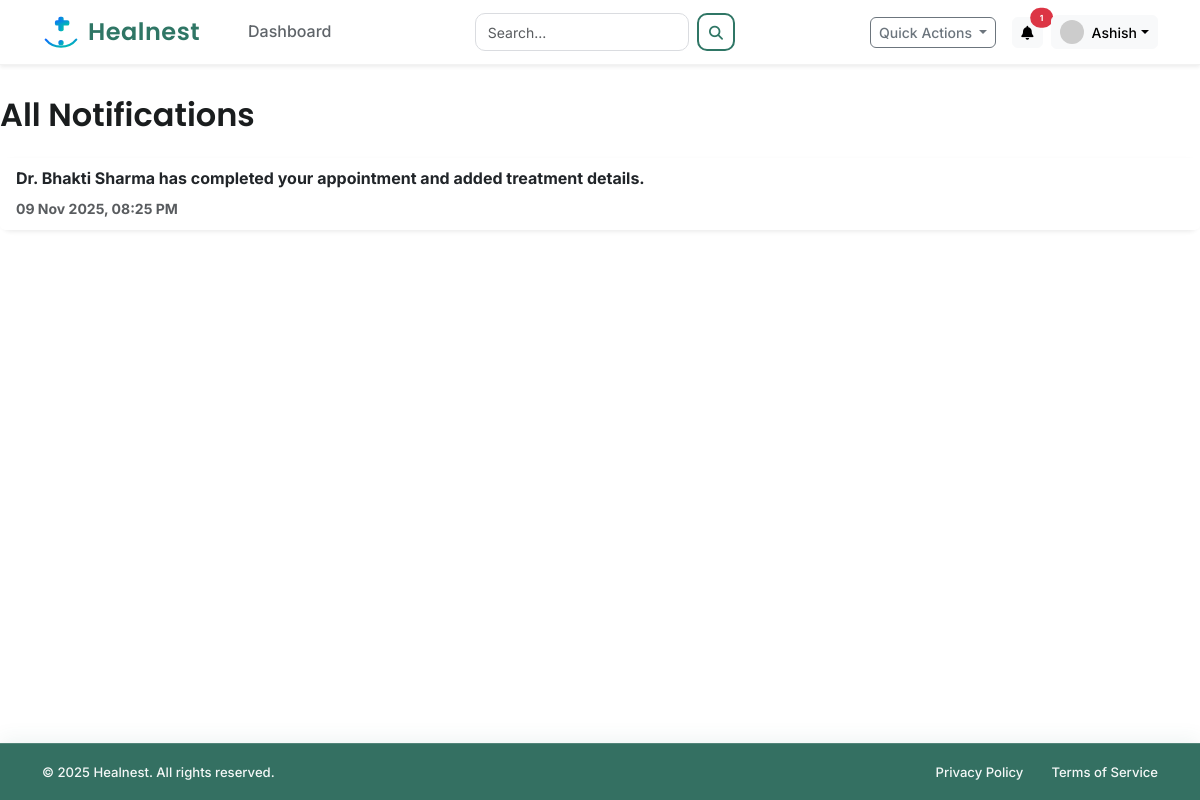
Page /notifications (signed in) on the earlier database version.
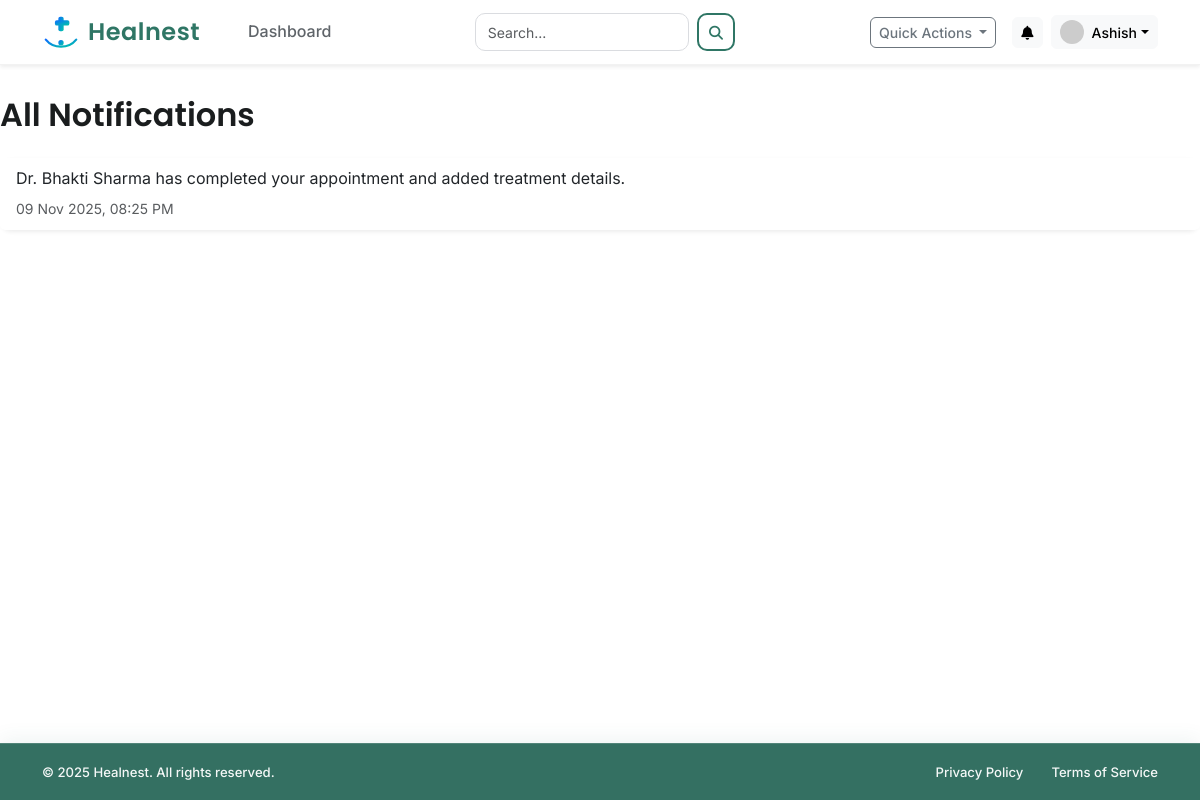
Same page on the later database version.
### app/models.py (models this page shows)
class PatientProfile(db.Model):
    __tablename__ = 'patient_profile'
    id = db.Column(db.Integer, primary_key=True)
    user_id = db.Column(db.Integer, db.ForeignKey('user.id'), nullable=False, unique=True)
    full_name = db.Column(db.String(100), nullable=False)
    date_of_birth = db.Column(db.Date)
    gender = db.Column(db.String(10))
    contact_number = db.Column(db.String(20))
    blood_group = db.Column(db.String(5))
    allergies = db.Column(db.Text)
    documents = db.relationship('MedicalDocument', backref='patient', lazy=True)

class Notification(db.Model):
    __tablename__ = 'notification'
    id = db.Column(db.Integer, primary_key=True)
    user_id = db.Column(db.Integer, db.ForeignKey('user.id'), nullable=False)
    message = db.Column(db.Text, nullable=False)
    is_read = db.Column(db.Boolean, default=False)
    created_at = db.Column(db.DateTime, default=datetime.utcnow)

### app/routes/main_routes.py (the view)
@main_bp.route('/notifications')
@login_required
def notifications():
    all_notifications = Notification.query.filter_by(user_id=current_user.id).order_by(Notification.created_at.desc()).all()
    for notification in current_user.notifications:
        notification.is_read = True
    db.session.commit()
    return render_template('notifications.html', title='My Notifications', notifications=all_notifications)

### app/templates/notifications.html
{% extends "layout.html" %}
{% block content %}
    <h2 class="mb-4">All Notifications</h2>
    <div class="card shadow-sm">
        <ul class="list-group list-group-flush">
            {% for notification in notifications %}
            <li class="list-group-item {% if not notification.is_read %}fw-bold{% endif %}">
                <p class="mb-1">{{ notification.message }}</p>
                <small class="text-muted">{{ notification.created_at.strftime('%d %b %Y, %I:%M %p') }}</small>
            </li>
            {% else %}
            <li class="list-group-item text-center text-muted">You have no notifications.</li>
            {% endfor %}
        </ul>
    </div>
{% endblock content %}

### app/templates/layout.html (shortened to what this page needs)
<!DOCTYPE html>
<html lang="en">
<head>
    <link href="https://cdn.jsdelivr.net/npm/bootstrap@5.3.3/dist/css/bootstrap.min.css" rel="stylesheet">
    <link rel="stylesheet" href="https://cdnjs.cloudflare.com/ajax/libs/font-awesome/6.5.2/css/all.min.css">
    <link rel="stylesheet" href="{{ url_for('static', filename='css/style.css') }}">
    <link rel="stylesheet" href="{{ url_for('static', filename='css/layout.css') }}">
</head>
<body id="page-top" class="{% if current_user.is_authenticated %}bg-dashboard{% else %}bg-light{% endif %}">
    <nav class="navbar navbar-expand-lg fixed-top bg-white shadow-sm py-2">
        <div class="container">
            <a class="navbar-brand d-flex align-items-center fw-semibold fs-4" href="{{ url_for('main.home') }}">
                <img src="{{ url_for('static', filename='brand/healnest-icon.svg') }}" width="38" height="38"
                    class="me-2">
                <span style="font-family: 'Poppins', sans-serif; font-weight:600; letter-spacing:0.5px;">
                    Healnest
                </span>
            </a>
            <div class="collapse navbar-collapse" id="navbarNavDropdown">
                <ul class="navbar-nav me-auto mb-2 mb-lg-0 ps-lg-4">
                    {% if not current_user.is_authenticated %}
                    <li class="nav-item"><a class="nav-link" href="{{ url_for('main.home') }}#services">Services</a>
                    </li>
                    <li class="nav-item"><a class="nav-link" href="{{ url_for('main.home') }}#about">About Us</a></li>
                    <li class="nav-item"><a class="nav-link"
                            href="{{ url_for('main.home') }}#departments">Departments</a></li>
                    <li class="nav-item"><a class="nav-link" href="{{ url_for('main.home') }}#contact">Contact</a></li>
                    {% else %}
                    <li class="nav-item"><a class="nav-link"
                            href="{{ url_for(current_user.role + '.dashboard') }}">Dashboard</a></li>
                    {% endif %}
                </ul>
                {% if current_user.is_authenticated %}
                <form class="d-flex align-items-center gap-2 nav-search" action="{{ url_for('main.search') }}"
                    method="GET">
                    <input class="form-control" type="search" name="query" placeholder="Search..." required>
                    <button class="btn btn-sm search-btn" type="submit">
                        <i class="fas fa-search"></i>
                    </button>
                </form>
                {% endif %}
                <div class="d-flex align-items-center ms-auto">
                    {% if current_user.is_authenticated %}
                    <div class="dropdown me-3">
                        <button class="btn btn-sm btn-outline-secondary dropdown-toggle" type="button"
                            data-bs-toggle="dropdown" aria-expanded="false">
                            Quick Actions
                        </button>
                    </div>
                    <div class="dropdown me-2">
                        <button class="btn btn-sm btn-light position-relative" type="button" data-bs-toggle="dropdown"
                            aria-expanded="false" aria-label="Notifications">
                            <i class="fas fa-bell"></i>
                            {% if notification_count > 0 %}
                            <span
                                class="position-absolute top-0 start-100 translate-middle badge rounded-pill bg-danger"
                                style="font-size: 0.6em;">
                                {{ notification_count }}
                            </span>
                            {% endif %}
                        </button>
                    </div>
                    <div class="dropdown">
                        <button class="btn btn-light dropdown-toggle d-flex align-items-center py-1 px-2" type="button"
                            id="profileDropdown" data-bs-toggle="dropdown" aria-expanded="false">
                            <img src="https://placehold.co/32x32/eee/777?text={{ current_user.email[0]|upper }}"
                                class="rounded-circle me-2" alt="Avatar" width="24" height="24">
                            <span class="d-none d-lg-inline small">
                                {% if current_user.role == 'patient' and current_user.patient_profile.full_name %}
                                {{ current_user.patient_profile.full_name.split()[0] }}
                                {% elif current_user.role == 'doctor' and current_user.doctor_profile.full_name %}
                                {{ current_user.doctor_profile.full_name.split()[0] }}
                                {% else %}
                                Admin
                                {% endif %}
                            </span>
                        </button>
                    </div>
                    {% else %}
                    <a href="{{ url_for('main.login') }}" class="btn-login me-2">Login</a>
                    <a href="{{ url_for('main.register') }}" class="btn-signup">Sign Up</a>
                    {% endif %}
                </div>
            </div>
        </div>
    </nav>
    <main class="flex-shrink-0 py-4">
        {% block content %}{% endblock %}
    </main>
    {% if not current_user.is_authenticated %}
    <footer class="footer-main mt-auto py-5">
        <div class="container">
            <div class="row">
                <div class="col-lg-4 col-md-6 mb-4 mb-lg-0">
                    <div class="d-flex align-items-center mb-3">
                        <img src="{{ url_for('static', filename='brand/healnest-icon.svg') }}" class="footer-logo me-2"
                            alt="Healnest Logo">
                        <span class="footer-brand">Healnest</span>
                    </div>
                    <p class="small">
                        Providing exceptional healthcare services with compassion, innovation,
                        and excellence for over 25 years.
                    </p>
                    <div class="mt-3">
                        <a href="#" class="social-icon"><i class="fab fa-facebook-f"></i></a>
                        <a href="#" class="social-icon"><i class="fab fa-twitter"></i></a>
                        <a href="#" class="social-icon"><i class="fab fa-instagram"></i></a>
                        <a href="#" class="social-icon"><i class="fab fa-linkedin-in"></i></a>
                    </div>
                </div>
                <div class="col-lg-2 col-6 mb-4 mb-lg-0">
                    <h5 class="footer-title">Quick Links</h5>
                    <ul class="list-unstyled small">
                        <li class="mb-2"><a href="{{ url_for('main.home') }}">Home</a></li>
                        <li class="mb-2"><a href="{{ url_for('main.login') }}">Services</a></li>
                        <li class="mb-2"><a href="{{ url_for('main.login') }}">About Us</a></li>
                        <li class="mb-2"><a href="{{ url_for('main.login') }}">Doctors</a></li>
                        <li class="mb-2"><a href="{{ url_for('main.login') }}">Contact</a></li>
                    </ul>
                </div>
                <div class="col-lg-3 col-6 mb-4 mb-lg-0">
                    <h5 class="footer-title">Medical Services</h5>
                    <ul class="list-unstyled small">
                        <li class="mb-2"><a href="{{ url_for('main.login') }}">Emergency Care</a></li>
                        <li class="mb-2"><a href="{{ url_for('main.login') }}">Cardiology</a></li>
                        <li class="mb-2"><a href="{{ url_for('main.login') }}">Neurology</a></li>
                        <li class="mb-2"><a href="{{ url_for('main.login') }}">Orthopedics</a></li>
                        <li class="mb-2"><a href="{{ url_for('main.login') }}">Pediatrics</a></li>
                    </ul>
                </div>
                <div class="col-lg-3 col-md-6 mb-4 mb-lg-0">
                    <h5 class="footer-title">Contact Info</h5>
                    <ul class="list-unstyled small">
                        <li class="mb-2 d-flex"><i class="fas fa-map-marker-alt me-2 pt-1 flex-shrink-0"></i>
                            <span>123 Medical Center Dr<br>Healthcare City, HC 12345</span>
                        </li>
                        <li class="mb-2 d-flex"><i class="fas fa-phone me-2 pt-1 flex-shrink-0"></i>
                            <span>(555) 123-4567</span>
                        </li>
                        <li class="mb-2 d-flex"><i class="fas fa-envelope me-2 pt-1 flex-shrink-0"></i>
                            <span>info@Healnest.com</span>
                        </li>
                    </ul>
                </div>
            </div>
            <hr class="footer-divider">
            <div class="row pt-3">
                <div class="col-md-6 text-center text-md-start mb-2 mb-md-0">
                    <small>© 2025 Healnest. All rights reserved.</small>
                </div>
                <div class="col-md-6 text-center text-md-end">
                    <small>
                        <a href="#" class="me-3">Privacy Policy</a>
                        <a href="#" class="me-3">Terms of Service</a>
                        <a href="#">Accessibility</a>
                    </small>
                </div>
            </div>
        </div>
    </footer>
    {% else %}
    <footer class="footer-app mt-auto py-3">
        <div class="container">
            <div class="d-flex flex-wrap justify-content-between align-items-center text-white">
                <small class="col-md-6">© 2025 Healnest. All rights reserved.</small>
                <ul class="nav col-md-6 justify-content-end list-unstyled d-flex">
                    <li><a href="#"><small>Privacy Policy</small></a></li>
                    <li><a href="#" class="ms-3"><small>Terms of Service</small></a></li>
                </ul>
            </div>
        </div>
    </footer>
    {% endif %}
</body>
</html>

Differences in the rows shown:
changed Notification "Dr. Bhakti Sharma has completed your appointment and added treatment details.": is_read False → True (drawn)
Other differences:
{{ notification_count }}: "1" → (not shown)
